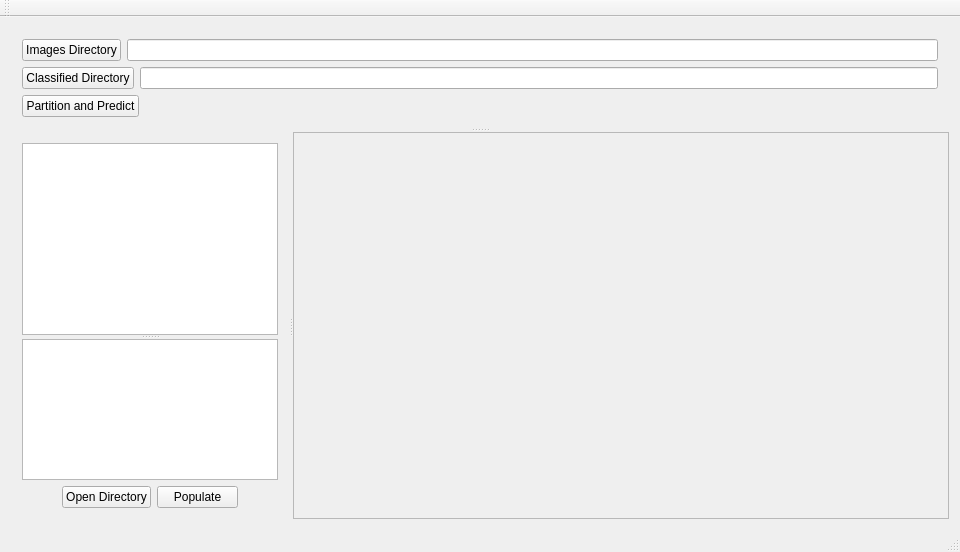
<?xml version="1.0" encoding="UTF-8"?>
<ui version="4.0">
 <class>EcoCensus</class>
 <widget class="QMainWindow" name="EcoCensus">
  <property name="geometry">
   <rect>
    <x>0</x>
    <y>0</y>
    <width>960</width>
    <height>552</height>
   </rect>
  </property>
  <property name="windowTitle">
   <string>EcoCensus</string>
  </property>
  <widget class="QWidget" name="centralWidget">
   <layout class="QGridLayout" name="gridLayout">
    <item row="0" column="0">
     <widget class="QSplitter" name="splitter_3">
      <property name="orientation">
       <enum>Qt::Vertical</enum>
      </property>
      <widget class="QWidget" name="layoutWidget">
       <layout class="QVBoxLayout" name="verticalLayout_2">
        <item>
         <layout class="QHBoxLayout" name="horizontalLayout_4">
          <item>
           <widget class="QPushButton" name="openButton">
            <property name="sizePolicy">
             <sizepolicy hsizetype="Minimum" vsizetype="Fixed">
              <horstretch>0</horstretch>
              <verstretch>0</verstretch>
             </sizepolicy>
            </property>
            <property name="text">
             <string>Images Directory</string>
            </property>
           </widget>
          </item>
          <item>
           <widget class="QLineEdit" name="rootUrl">
            <property name="toolTip">
             <string>&lt;html&gt;&lt;head/&gt;&lt;body&gt;&lt;p&gt;Root directory to find images to classify&lt;/p&gt;&lt;/body&gt;&lt;/html&gt;</string>
            </property>
            <property name="text">
             <string/>
            </property>
           </widget>
          </item>
         </layout>
        </item>
        <item>
         <layout class="QHBoxLayout" name="horizontalLayout_9">
          <item>
           <widget class="QPushButton" name="getDirPos">
            <property name="text">
             <string>Classified Directory</string>
            </property>
           </widget>
          </item>
          <item>
           <widget class="QLineEdit" name="destUrl">
            <property name="toolTip">
             <string>&lt;html&gt;&lt;head/&gt;&lt;body&gt;&lt;p&gt;Destination directory for partitions to be sorted into, if blank, uses the Root directory&lt;/p&gt;&lt;/body&gt;&lt;/html&gt;</string>
            </property>
            <property name="text">
             <string/>
            </property>
           </widget>
          </item>
         </layout>
        </item>
        <item>
         <layout class="QHBoxLayout" name="horizontalLayout_2">
          <item>
           <widget class="QPushButton" name="button_predict">
            <property name="text">
             <string>Partition and Predict</string>
            </property>
           </widget>
          </item>
          <item>
           <spacer name="horizontalSpacer_3">
            <property name="orientation">
             <enum>Qt::Horizontal</enum>
            </property>
            <property name="sizeHint" stdset="0">
             <size>
              <width>40</width>
              <height>20</height>
             </size>
            </property>
           </spacer>
          </item>
         </layout>
        </item>
       </layout>
      </widget>
      <widget class="QSplitter" name="splitter_2">
       <property name="orientation">
        <enum>Qt::Horizontal</enum>
       </property>
       <widget class="QWidget" name="layoutWidget">
        <layout class="QVBoxLayout" name="verticalLayout">
         <item>
          <widget class="QSplitter" name="splitter">
           <property name="sizePolicy">
            <sizepolicy hsizetype="MinimumExpanding" vsizetype="Expanding">
             <horstretch>0</horstretch>
             <verstretch>0</verstretch>
            </sizepolicy>
           </property>
           <property name="orientation">
            <enum>Qt::Vertical</enum>
           </property>
           <widget class="QListWidget" name="listWidget">
            <property name="sizePolicy">
             <sizepolicy hsizetype="MinimumExpanding" vsizetype="MinimumExpanding">
              <horstretch>0</horstretch>
              <verstretch>0</verstretch>
             </sizepolicy>
            </property>
           </widget>
           <widget class="QListWidget" name="dirList">
            <property name="sizePolicy">
             <sizepolicy hsizetype="MinimumExpanding" vsizetype="Expanding">
              <horstretch>0</horstretch>
              <verstretch>0</verstretch>
             </sizepolicy>
            </property>
           </widget>
          </widget>
         </item>
         <item>
          <layout class="QHBoxLayout" name="horizontalLayout">
           <item>
            <spacer name="horizontalSpacer">
             <property name="orientation">
              <enum>Qt::Horizontal</enum>
             </property>
             <property name="sizeType">
              <enum>QSizePolicy::Minimum</enum>
             </property>
             <property name="sizeHint" stdset="0">
              <size>
               <width>40</width>
               <height>20</height>
              </size>
             </property>
            </spacer>
           </item>
           <item>
            <widget class="QPushButton" name="openButton_2">
             <property name="text">
              <string>Open Directory</string>
             </property>
            </widget>
           </item>
           <item>
            <widget class="QPushButton" name="pushButton">
             <property name="text">
              <string>Populate</string>
             </property>
            </widget>
           </item>
           <item>
            <spacer name="horizontalSpacer_2">
             <property name="orientation">
              <enum>Qt::Horizontal</enum>
             </property>
             <property name="sizeType">
              <enum>QSizePolicy::Minimum</enum>
             </property>
             <property name="sizeHint" stdset="0">
              <size>
               <width>40</width>
               <height>20</height>
              </size>
             </property>
            </spacer>
           </item>
          </layout>
         </item>
        </layout>
       </widget>
       <widget class="QScrollArea" name="imageScroll">
        <property name="sizePolicy">
         <sizepolicy hsizetype="MinimumExpanding" vsizetype="Expanding">
          <horstretch>1</horstretch>
          <verstretch>0</verstretch>
         </sizepolicy>
        </property>
        <property name="widgetResizable">
         <bool>true</bool>
        </property>
        <widget class="QWidget" name="scrollAreaWidgetContents">
         <property name="geometry">
          <rect>
           <x>0</x>
           <y>0</y>
           <width>638</width>
           <height>339</height>
          </rect>
         </property>
         <layout class="QGridLayout" name="gridLayout_2">
          <item row="0" column="0">
           <widget class="QLabel" name="imageLabel">
            <property name="text">
             <string/>
            </property>
           </widget>
          </item>
         </layout>
        </widget>
       </widget>
      </widget>
     </widget>
    </item>
   </layout>
  </widget>
  <widget class="QMenuBar" name="menuBar">
   <property name="geometry">
    <rect>
     <x>0</x>
     <y>0</y>
     <width>960</width>
     <height>26</height>
    </rect>
   </property>
  </widget>
  <widget class="QToolBar" name="mainToolBar">
   <attribute name="toolBarArea">
    <enum>TopToolBarArea</enum>
   </attribute>
   <attribute name="toolBarBreak">
    <bool>false</bool>
   </attribute>
  </widget>
  <widget class="QStatusBar" name="statusBar"/>
 </widget>
 <layoutdefault spacing="6" margin="11"/>
 <resources/>
 <connections/>
</ui>
